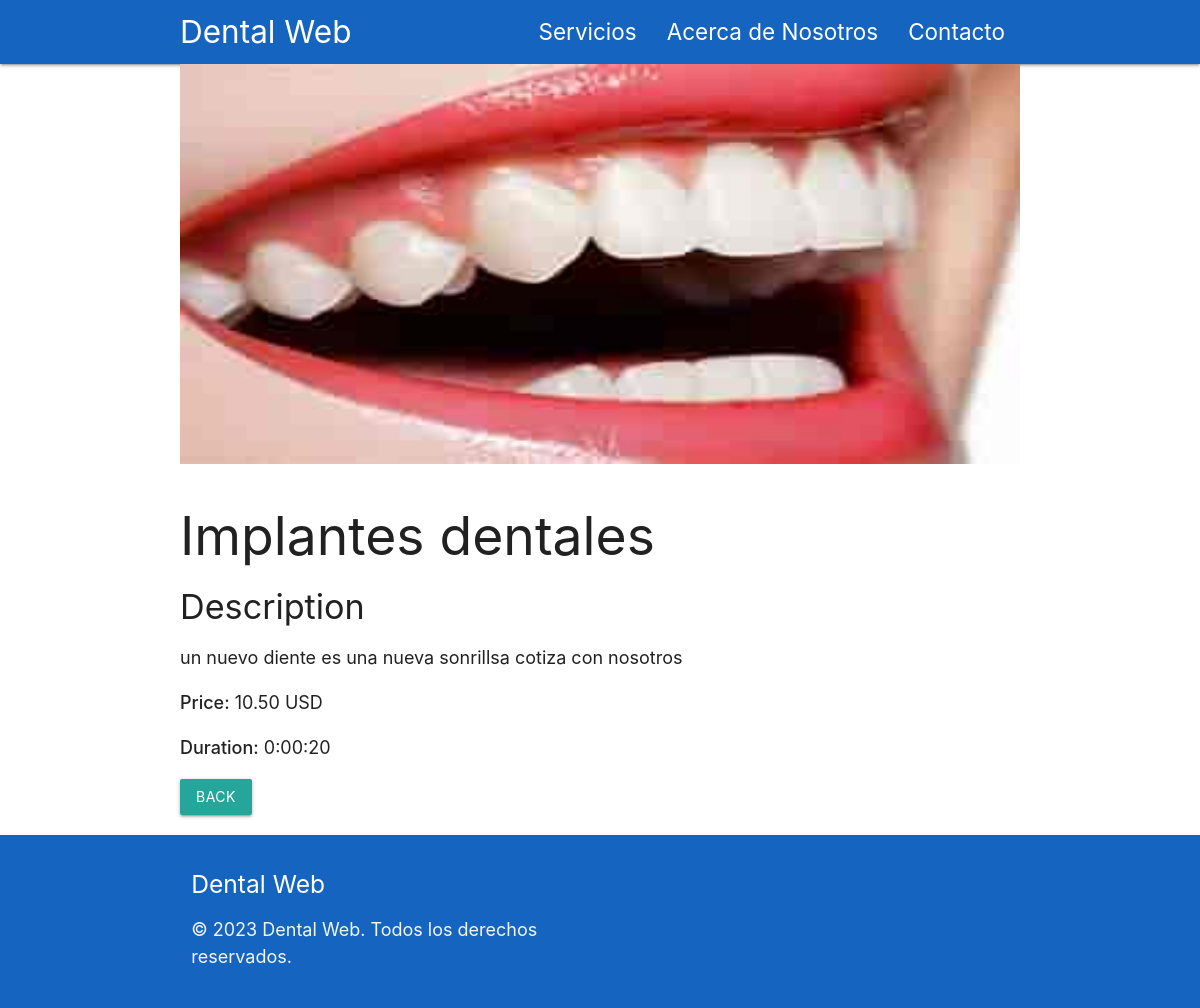
Screenshot of /services/3/ with the database file from the repository.
### dentalApp/models.py (models this page shows, shortened)
class Service(models.Model):
    name = models.CharField(max_length=100)
    description = models.TextField(max_length=166)
    price = models.DecimalField(max_digits=10, decimal_places=2)
    duration = models.DurationField()
    is_active = models.BooleanField(default=True)
    photo = models.ImageField(upload_to='service_photos/', null=True, blank=True)

### dentalApp/views.py (the view)
# urls.py: path('services/<int:pk>/', ServiceDetailView.as_view(), name='ServiceDetailView'),
class ServiceDetailView(DetailView):
    model = Service
    template_name = 'dentalApp/service_detail.html'
    context_object_name = 'service'

### dentalApp/templates/dentalApp/service_detail.html (shortened to what this page needs)
{% extends 'dentalApp/base.html' %}
{% block content %}
<div class="container mt-5 fade-in">
    <div class="row fade-in">
        <div class="col-md-6 fade-in">
            {% if service.photo %}
            <img src="{{ service.photo.url }}" alt="{{ service.name }}" class="img-fluid rounded shadow-lg mb-4" style="width: 100%; height: 400px;">
            {% endif %}
        </div>
        <div class="col-md-6 fade-in">
            <h2 class="mb-4">{{ service.name }}</h2>
            <h4>Description</h4>
            <p>{{ service.description }}</p>
            <p><strong>Price:</strong> {{ service.price }} USD</p>
            <p><strong>Duration:</strong> {{ service.duration }}</p>
            <a href="javascript:history.back()" class="btn btn-secondary mt-3">Back</a>
        </div>
    </div>
</div>
{% endblock %}

### dentalApp/templates/dentalApp/base.html (style rules this page uses)
body { display: flex; min-height: 100vh; flex-direction: column; font-size: 1.2rem; box-shadow: 0 4px 8px rgba(0, 0, 0, 0.1); }
.fade-in { opacity: 0; }

### rows the page displays
Service: photo (picture), name "Implantes dentales", description "un nuevo diente es una nueva sonrillsa cotiza con nosotros", price "10.50", duration "0:00:20"
